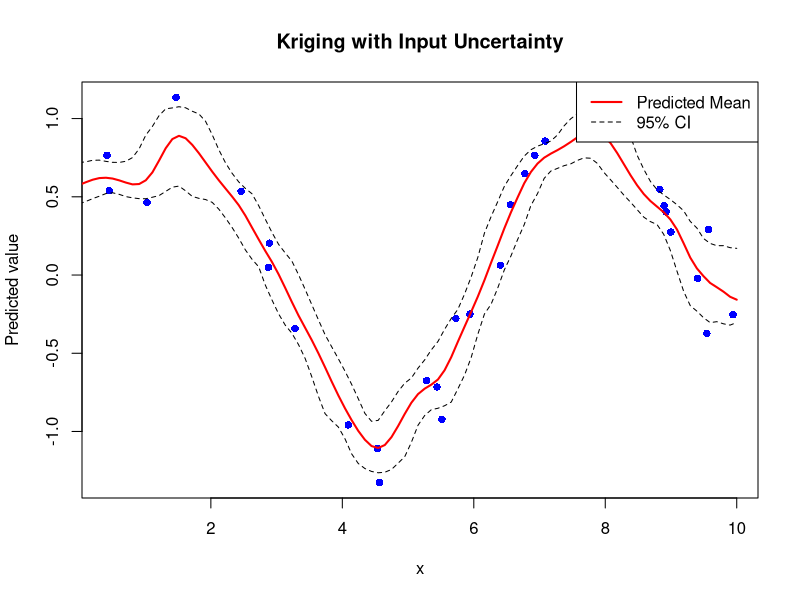

This figure's R source:
# Load required package
library(fields)

# Set seed for reproducibility
set.seed(123)

# Generate 1D data
n <- 30
x_obs <- sort(runif(n, 0, 10))  # Observed locations (sorted for clarity)
y_obs <- sin(x_obs) + rnorm(n, sd = 0.2)  # Observed values with noise

# Convert x_obs to a matrix (Krig expects a matrix)
x_obs <- matrix(x_obs, ncol = 1)

# Define uncertainty in x (normally distributed)
x_sd <- rep(0.2, n)  # Standard deviation of each x location

# Fit the initial Kriging model
krig_fit <- Krig(x_obs, y_obs)

# Define new locations for prediction
x_new <- matrix(seq(0, 10, length.out = 100), ncol = 1)

# Get standard predictions and standard errors
mean_pred <- predict(krig_fit, x_new)
se_pred <- predictSE(krig_fit, x_new)

# Monte Carlo sampling to propagate input uncertainty
n_sim <- 1000  # Number of samples
posterior_samples <- matrix(NA, nrow = n_sim, ncol = length(x_new))

for (i in 1:n_sim) {
  # Sample perturbed input locations
  x_perturbed <- matrix(x_obs + rnorm(n, mean = 0, sd = x_sd), ncol = 1)
  
  # Fit Kriging model for this sample
  krig_fit_mc <- Krig(x_perturbed, y_obs)
  
  # Predict at new locations
  posterior_samples[i, ] <- predict(krig_fit_mc, x_new)
}

# Compute posterior mean and 95% credible interval
posterior_summary <- apply(posterior_samples, 2, function(x) c(
  mean = mean(x), 
  lower = quantile(x, 0.025), 
  upper = quantile(x, 0.975)
))

# Convert to data frame for visualization
posterior_df <- data.frame(x = x_new, t(posterior_summary))

# Plot results
plot(x_obs, y_obs, pch = 16, col = "blue", xlab = "x", ylab = "Predicted value", 
     main = "Kriging with Input Uncertainty")
lines(x_new, posterior_df$mean, col = "red", lwd = 2)
lines(x_new, posterior_df$lower, col = "black", lty = 2)
lines(x_new, posterior_df$upper, col = "black", lty = 2)
legend("topright", legend = c("Predicted Mean", "95% CI"), 
       col = c("red", "black"), lty = c(1, 2), lwd = c(2, 1))
